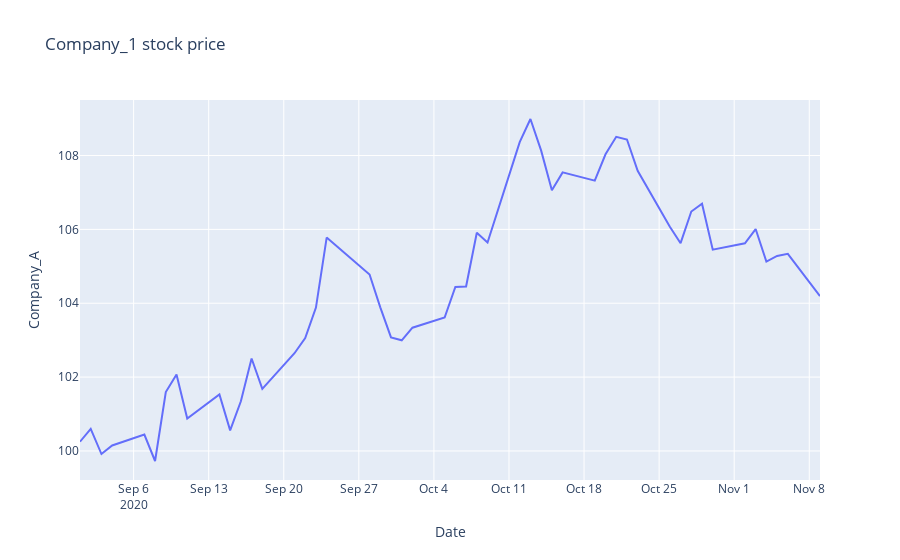
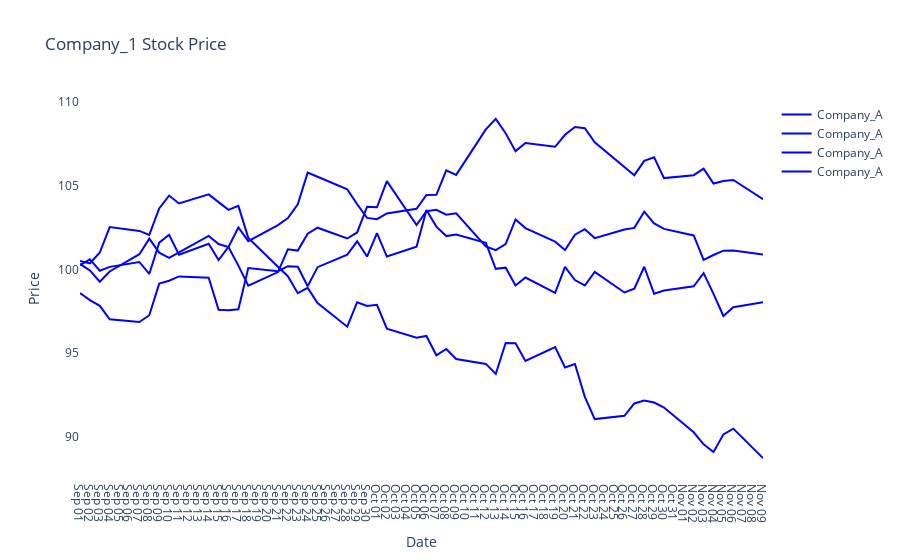
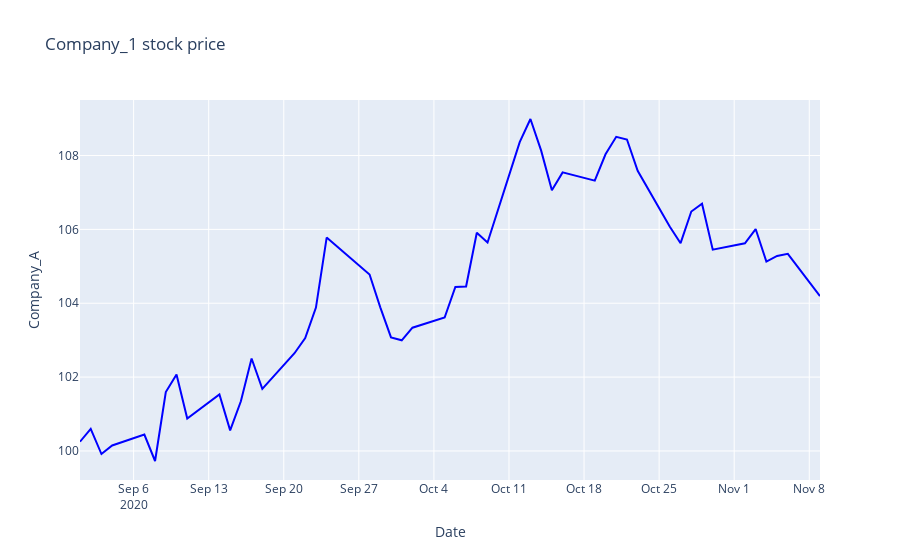

The notebook cell saved with these charts, in order:
### Code cell
# Exercise 6: Plotly 1

import numpy as np
import pandas as pd
import plotly.express as px

# Generate data
returns = np.random.randn(50)
price = 100 + np.cumsum(returns)
dates = pd.date_range(start='2020-09-01', periods=50, freq='B')

df = pd.DataFrame(zip(dates, price), columns=['Date', 'Company_A'])

# Plot with Plotly Express
fig = px.line(df, x='Date', y='Company_A',
              title='Company_1 stock price',
              labels={'Date': 'Date', 'Company_A': 'Company_A'})

fig.show()

fig_go.add_trace(go.Scatter(
    x=df['Date'],
    y=df['Company_A'],
    mode='lines',
    line=dict(color='blue', width=2),
    name='Company_A'
))

fig_go.update_layout(
    title='Company_1 Stock Price',
    xaxis_title='Date',
    yaxis_title='Price',
    xaxis=dict(showgrid=True, tickformat='%b %d', dtick='W'),
    yaxis=dict(showgrid=True),
    plot_bgcolor='white'
)

fig_go.show()



import plotly.graph_objects as go
from plotly.offline import init_notebook_mode, iplot

# Activate notebook mode (useful if running in Jupyter)
init_notebook_mode(connected=True)

# Create the figure
fig = go.Figure()

# Add line trace
fig.add_trace(go.Scatter(x=df['Date'],
                         y=df['Company_A'],
                         mode='lines',
                         line=dict(color='blue'),
                         name='Company_A'))

# Add title and axis labels
fig.update_layout(title='Company_1 stock price',
                  xaxis_title='Date',
                  yaxis_title='Company_A')

# Show the plot
iplot(fig)
